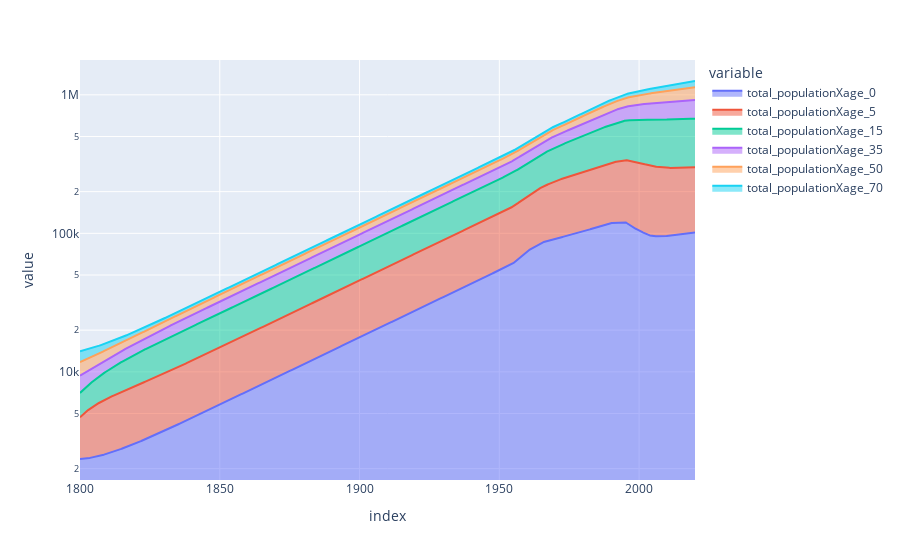

Write notebook code for a chart like this one.
### Code cell
pop.plot.area(log_y=True)

### Figure 1 — Plotly figure (JSON) as saved in the notebook; plotly's stock layout.template omitted (floating-point values rounded to 4 significant figures; data arrays with more than 128 entries replaced by an {"elided": "..."} marker saying what was removed)
{"data": [{"fillpattern": {"shape": ""}, "hovertemplate": "variable=total_populationXage_0<br>index=%{x}<br>value=%{y}<extra></extra>", "legendgroup": "total_populationXage_0", "line": {"color": "#636efa"}, "marker": {"symbol": "circle"}, "mode": "lines", "name": "total_populationXage_0", "orientation": "v", "showlegend": true, "stackgroup": "1", "type": "scatter", "x": {"elided": "2201 float values"}, "xaxis": "x", "y": {"elided": "2201 float values"}, "yaxis": "y"}, {"fillpattern": {"shape": ""}, "hovertemplate": "variable=total_populationXage_5<br>index=%{x}<br>value=%{y}<extra></extra>", "legendgroup": "total_populationXage_5", "line": {"color": "#EF553B"}, "marker": {"symbol": "circle"}, "mode": "lines", "name": "total_populationXage_5", "orientation": "v", "showlegend": true, "stackgroup": "1", "type": "scatter", "x": {"elided": "2201 float values"}, "xaxis": "x", "y": {"elided": "2201 float values"}, "yaxis": "y"}, {"fillpattern": {"shape": ""}, "hovertemplate": "variable=total_populationXage_15<br>index=%{x}<br>value=%{y}<extra></extra>", "legendgroup": "total_populationXage_15", "line": {"color": "#00cc96"}, "marker": {"symbol": "circle"}, "mode": "lines", "name": "total_populationXage_15", "orientation": "v", "showlegend": true, "stackgroup": "1", "type": "scatter", "x": {"elided": "2201 float values"}, "xaxis": "x", "y": {"elided": "2201 float values"}, "yaxis": "y"}, {"fillpattern": {"shape": ""}, "hovertemplate": "variable=total_populationXage_35<br>index=%{x}<br>value=%{y}<extra></extra>", "legendgroup": "total_populationXage_35", "line": {"color": "#ab63fa"}, "marker": {"symbol": "circle"}, "mode": "lines", "name": "total_populationXage_35", "orientation": "v", "showlegend": true, "stackgroup": "1", "type": "scatter", "x": {"elided": "2201 float values"}, "xaxis": "x", "y": {"elided": "2201 float values"}, "yaxis": "y"}, {"fillpattern": {"shape": ""}, "hovertemplate": "variable=total_populationXage_50<br>index=%{x}<br>value=%{y}<extra></extra>", "legendgroup": "total_populationXage_50", "line": {"color": "#FFA15A"}, "marker": {"symbol": "circle"}, "mode": "lines", "name": "total_populationXage_50", "orientation": "v", "showlegend": true, "stackgroup": "1", "type": "scatter", "x": {"elided": "2201 float values"}, "xaxis": "x", "y": {"elided": "2201 float values"}, "yaxis": "y"}, {"fillpattern": {"shape": ""}, "hovertemplate": "variable=total_populationXage_70<br>index=%{x}<br>value=%{y}<extra></extra>", "legendgroup": "total_populationXage_70", "line": {"color": "#19d3f3"}, "marker": {"symbol": "circle"}, "mode": "lines", "name": "total_populationXage_70", "orientation": "v", "showlegend": true, "stackgroup": "1", "type": "scatter", "x": {"elided": "2201 float values"}, "xaxis": "x", "y": {"elided": "2201 float values"}, "yaxis": "y"}], "layout": {"legend": {"title": {"text": "variable"}, "tracegroupgap": 0}, "margin": {"t": 60}, "xaxis": {"anchor": "y", "domain": [0, 1], "title": {"text": "index"}}, "yaxis": {"anchor": "x", "domain": [0, 1], "title": {"text": "value"}, "type": "log"}}}
